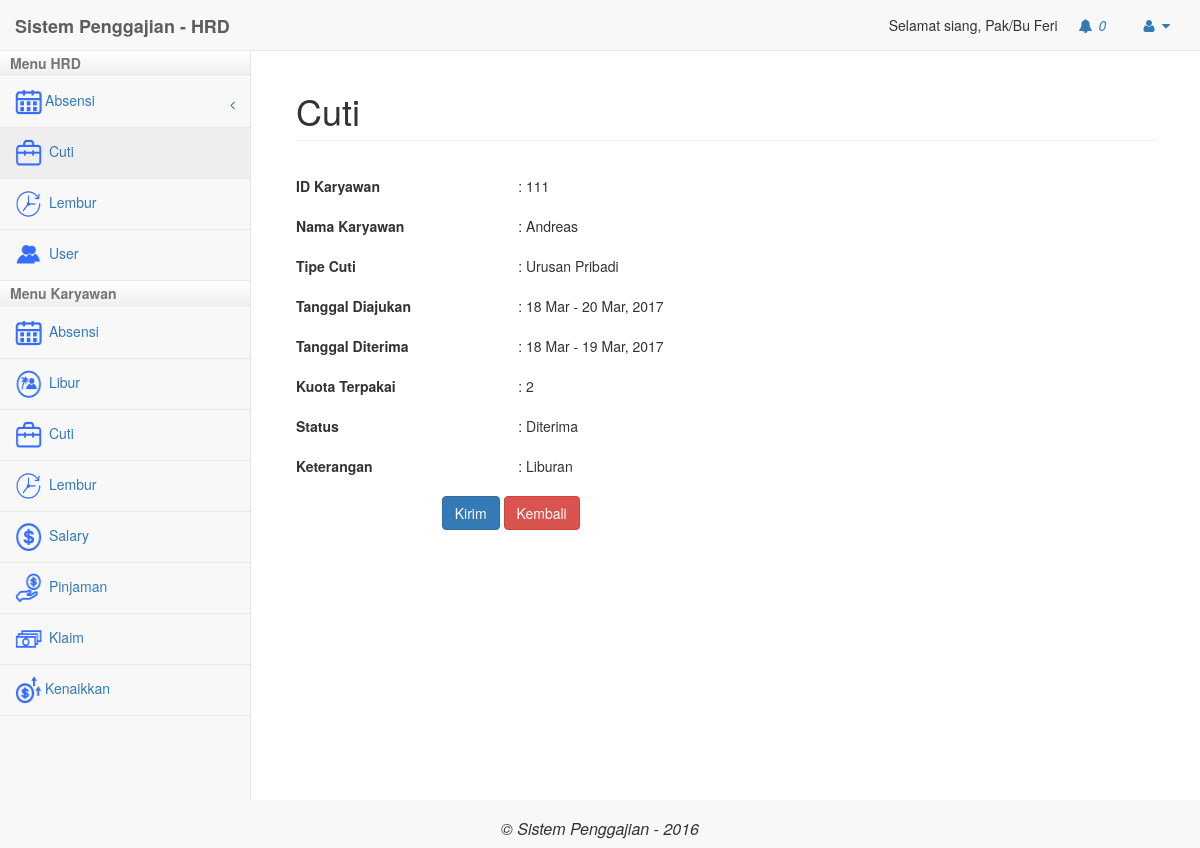
/hrd/index.php?modul=cuti&act=detailCuti&id=2 (signed in), run on the app's committed database.
### tables this page shows
CREATE TABLE `user` (
  `Id_User` int(11) NOT NULL,
  `Email` varchar(50) NOT NULL,
  `Password` varchar(30) NOT NULL,
  `Tgl_Lahir` date NOT NULL,
  `Nama` text NOT NULL,
  `status` varchar(20) NOT NULL,
  `Tgl_Join` date NOT NULL,
  `Jabatan` varchar(20) NOT NULL,
  `id_divisi` int(11) NOT NULL,
  `no_rekening` varchar(20) NOT NULL,
  `cabang` varchar(50) NOT NULL,
  `Level` int(11) NOT NULL,
  `gaji_pokok` int(11) NOT NULL,
  `tipe` varchar(50) NOT NULL,
  `tanggungan` int(3) NOT NULL
);

CREATE TABLE `cuti` (
  `id` int(11) NOT NULL,
  `id_karyawan` int(11) NOT NULL,
  `id_divisi` int(11) NOT NULL,
  `cabang` varchar(50) NOT NULL,
  `level` int(2) NOT NULL,
  `tipe` varchar(30) NOT NULL,
  `tanggal_mulai` date NOT NULL,
  `tanggal_selesai` date NOT NULL,
  `tanggal_mulai_diterima` date NOT NULL,
  `tanggal_akhir_diterima` date NOT NULL,
  `kuota_terpakai` int(11) NOT NULL,
  `status` varchar(25) NOT NULL,
  `keterangan` text NOT NULL,
  `periode` varchar(25) NOT NULL
);

### hrd/mod_cuti/detailCuti.php (the view, shortened to what this page needs)
<?php
	include '../config/koneksi.php';
	include '../config/datepicker.php';
	$id = $_GET['id'];
	$query = "SELECT * FROM cuti where id ='$id'";
		$hasil = mysqli_query($k, $query);
		$data = mysqli_fetch_array($hasil);
	$sql_karyawan = mysqli_query($k,"SELECT * FROM user WHERE Id_User = '$data[id_karyawan]'");
	$data_karyawan = mysqli_fetch_array($sql_karyawan);
?>
<form method="POST" action="../controller/doUpdateCuti.php" class="form-horizontal">
<div class="form-group"><label class="col-sm-3">
	ID Karyawan</label> <div class="col-sm-3">: <?php echo $data['id_karyawan']; ?>
</div></div>
<div class="form-group"><label class="col-sm-3">
	Nama Karyawan</label> <div class="col-sm-3">: <?php echo $data_karyawan['Nama']; ?>
</div></div>
<div class="form-group"><label class="col-sm-3">
	Tipe Cuti</label> <div class="col-sm-3">: <?php echo $data['tipe']; ?>
</div></div>
<div class="form-group"><label class="col-sm-3">
	Tanggal Diajukan</label> <div class="col-sm-3">: <?php echo date('d M', strtotime($data['tanggal_mulai'])). " - ".date('d M, Y', strtotime($data['tanggal_selesai'])); ?>
</div></div>
<?php
	if($data['tanggal_mulai_diterima'] == "0000-00-00" && $data['tanggal_akhir_diterima'] == "0000-00-00"){
		?>
		<div class="form-group">
			<label class="col-sm-3">Tanggal Mulai Diterima</label>
			<div class="col-sm-3"><input class="form-control" placeholder="Tanggal" name="tanggal_mulai" type="text" id="datepicker" value="" readonly style="width:250px;">
			<h1 style="font-size:12px; color:grey;"><strong><i>(ddmmyy)</i></strong></h1>
			</div>
		</div>
		<div class="form-group">
			<label class="col-sm-3">Tanggal Selesai Diterima</label>
			<div class="col-sm-3"><input class="form-control" placeholder="Tanggal" name="tanggal_selesai" type="text" id="datepicker2" value="" readonly style="width:250px;">
			<h1 style="font-size:12px; color:grey;"><strong><i>(ddmmyy)</i></strong></h1>
			</div>
		</div>
<?php
	}else{?>
		<div class="form-group"><label class="col-sm-3">
			Tanggal Diterima</label> <div class="col-sm-3"> :
			<?php echo date('d M', strtotime($data['tanggal_mulai_diterima']))." - ". date('d M, Y', strtotime($data['tanggal_akhir_diterima']));; ?>
			</div>
		</div>
		<div class="form-group"><label class="col-sm-3">
			Kuota Terpakai</label> <div class="col-sm-3">: <?php echo $data['kuota_terpakai']; ?>
		</div></div>
		<?php
	}
?>
		<div class="form-group"><label class="col-sm-3">
			Status</label> <div class="col-sm-3">
	<?php
				echo ": ".$data['status'];
	?>
</div></div>
<div class="form-group"><label class="col-sm-3">
	Keterangan</label> <div class="col-sm-3">: <?php echo $data['keterangan']; ?>
</div></div>
<?php if($data['level'] == 5){
  echo "<div class='form-group'>
	<div class='col-sm-6'>
		<textarea name='msg' placeholder='Kirim pesan anda' class='form-control' rows='5' style='max-width:100%;'></textarea>
	</div>
 </div>
<div style='text-align:center;' class='col-sm-6'><input type='submit' value='Simpan' class='btn btn-primary'>  <a class='btn btn-danger' onclick='javascript:history.back()'>Kembali</a></div>";
	}else{
		echo "<div style='text-align:center;' class='col-sm-6'><input type='submit' class='btn btn-primary' value='Kirim'/>  <a class='btn btn-danger' onclick='javascript:history.back()'>Kembali</a></div>";
	}
?>
</form>

### hrd/index.php (shortened to what this page needs)
<?php
if(isset($_SESSION['login']) && $_SESSION['login'] == true){
	?>
	<?php
	require_once("../config/koneksi.php");
	$sql ="SELECT * FROM user WHERE Id_User=$_SESSION[id_karyawan]";
	$hasil2 = mysqli_query($k, $sql);
	$nama = mysqli_fetch_assoc($hasil2);
?>
<!DOCTYPE html>
<html lang="en">
<head>
    <link href="../libs/bower_components/bootstrap/dist/css/bootstrap.min.css" rel="stylesheet">
    <link href="../libs/bower_components/metisMenu/dist/metisMenu.min.css" rel="stylesheet">
    <link href="../libs/dist/css/sb-admin-2.css" rel="stylesheet">
    <link href="../libs/bower_components/font-awesome/css/font-awesome.min.css" rel="stylesheet" type="text/css">
	<?php
	$id_karyawan = $_SESSION['id_karyawan'];
		$sql_notifikasi1 = mysqli_query($k,"SELECT * FROM notifikasi WHERE level = '4' AND divisi = '2' AND isRead = 'n'");
		$sql_notifikasi2 = mysqli_query($k,"SELECT * FROM notifikasi WHERE id_penerima = '$id_karyawan' AND isRead = 'n'");
?>
</head>
<body>
    <div id="wrapper">
        <nav class="navbar navbar-default navbar-static-top" role="navigation" style="margin-bottom: 0">
            <div class="navbar-header">
                <a class="navbar-brand" href="index.php"><b>Sistem Penggajian - HRD</b></a>
            </div>
            <ul class="nav navbar-top-links navbar-right">
				<?php echo "Selamat siang, Pak/Bu ".$nama['Nama'];?>
                 <li class="dropdown" onclick="notif()">
                    <a class="dropdown-toggle" data-toggle="dropdown" href="#">
                        <i class="fa fa-bell fa-fw"></i>
							<i id="cekNotif"><?php echo mysqli_num_rows($sql_notifikasi1)+mysqli_num_rows($sql_notifikasi2); ?></i>
                    </a>
                </li>
                <li class="dropdown">
                    <a class="dropdown-toggle" data-toggle="dropdown" href="#">
                        <i class="fa fa-user fa-fw"></i>  <i class="fa fa-caret-down"></i>
                    </a>
                </li>
            </ul>
<div class="navbar-default sidebar" role="navigation">
                <div class="sidebar-nav navbar-collapse">
					<div id="accordion">
					<h2>Menu HRD</h2>
						<div class="isi">
						<ul class="nav in" id="side-menu">
							<li>
								<a href="#"><span class="icon-navigasi"><img src="../libs/images/icon-absensi.png" class=""/></span><span class="fa arrow" style="top:11px;position:relative;"></span>Absensi</a>
							</li>
							<li>
								<a href="?modul=cuti"><span class="icon-navigasi"><img src="../libs/images/icon-cuti.png" class=""/></span> Cuti</a>
							</li>
							<li>
								<a href="?modul=lembur"><span class="icon-navigasi"><img src="../libs/images/icon-lembur.png" class=""/></span> Lembur</a>
							</li>
							<li>
								<a href="?modul=user"><span class="icon-navigasi"><img src="../libs/images/icon-user.png" class=""/></span> User</a>
							</li>
						</ul>
						</div>
					<h2>Menu Karyawan</h2>
						<div class="isi">
							<ul class="nav" id="side-menu">
								<li>
									<a href="?modul=karyawanAbsensi"><span class="icon-navigasi"><img src="../libs/images/icon-absensi.png" class=""/></span> Absensi</a>
								</li>
								<li>
									<a href="?modul=karyawanLibur"><span class="icon-navigasi"><img src="../libs/images/icon-libur.png" class=""/></span> Libur</a>
								</li>
								<li>
									<a href="?modul=karyawanCuti"><span class="icon-navigasi"><img src="../libs/images/icon-cuti.png" class=""/></span> Cuti</a>
								</li>
								<li>
									<a href="?modul=karyawanLembur"><span class="icon-navigasi"><img src="../libs/images/icon-lembur.png" class=""/></span> Lembur</a>
								</li>
								<li>
									<a href="?modul=karyawanSalary"><span class="icon-navigasi"><img src="../libs/images/icon-salary.png" class=""/></span> Salary</a>
								</li>
								<li>
									<a href="?modul=karyawanPinjaman"><span class="icon-navigasi"><img src="../libs/images/icon-loan.png" class=""/></span> Pinjaman</a>
								</li>
								<li>
									<a href="?modul=karyawanKlaim"><span class="icon-navigasi"><img src="../libs/images/icon-klaim.png" class=""/></span> Klaim</a>
								</li>
								<li>
									<a href="?modul=karyawanKenaikkan"><span class="icon-navigasi"><img src="../libs/images/icon-kenaikkan.png" class=""/></span>Kenaikkan </a>
								</li>
							</ul>
						</div>
					</div>
                </div>
            </div>
        </nav>
	<?php
	if(isset($_GET['modul'])){
		$modul = $_GET['modul'];
	}else{
		$modul="";
	}
?>
        <div id="page-wrapper">
            <div class="container-fluid">
                <div class="row">
                     <div class="col-lg-12">
                        <h1 class="page-header"><?php
							if($modul != ""){
								if($modul == "kenaikkan"){
									$judul = "Kenaikkan Gaji";
								}elseif($modul == "pinjaman"){
									$judul = "Pinjaman";
								}elseif($modul == "absensi"){
									$judul = "Absensi";
								}elseif($modul == "libur"){
									$judul = "Libur";
								}elseif($modul == "cuti"){
									$judul = "Cuti";
								}elseif($modul == "lembur"){
									$judul = "Lembur";
								}elseif($modul == "salary"){
									$judul = "Salary";
								}elseif($modul == "klaim"){
									$judul = "Klaim";
								}elseif($modul == "user"){
									$judul = "User";
								}elseif($modul == "penilaian"){
									$judul = "Penilaian";
								}elseif($modul == "karyawanPinjaman"){
									$judul = "Pinjaman - Karyawan";
								}elseif($modul == "karyawanKenaikkan"){
									$judul = "Kenaikkan Gaji - Karyawan";
								}elseif($modul == "karyawanKlaim"){
									$judul = "Klaim - Karyawan";
								}elseif($modul == "karyawanCuti"){
									$judul = "Cuti - Karyawan";
								}elseif($modul == "karyawanSalary"){
									$judul = "Salary - Karyawan";
								}elseif($modul == "karyawanLembur"){
									$judul = "Lembur - Karyawan";
								}elseif($modul == "karyawanLibur"){
									$judul = "Libur - Karyawan";
								}elseif($modul == "karyawanAbsensi"){
									$judul = "Absensi - Karyawan";
								}elseif($modul == "uploadAbsensi"){
									$judul = "Upload File Absensi";
								}elseif($modul == "notifikasi"){
									$judul = "Notifikasi";
								}elseif($modul == "profile"){
									$judul = "User Profile";
								}
							}else{
								$judul = "Dashboard";
								$modul = "dashboard";
							}
							echo $judul;
						?></h1>
                    </div>
				</div>
					<div class="row">
						<div class="panel-body">
<?php
switch($modul){
	?>
<?php
	case "cuti" :
		include "mod_cuti/cuti.php";
	break;
}
?>
                       </div>
                    </div>
            </div>
        </div>
			</div>
		<div class="navbar-header" style="width:100%">
            <h1 style="font-size: 16px; text-align: center;"><i>&copy; Sistem Penggajian - 2016</i> </h1>
        </div>
</body>
</html>
<?php
}
else{
	header("Location:../index.php");
}
?>

### hrd/index.php (style rules this page uses)
#accordion h2 { cursor: pointer; font-size: 14px; background: -webkit-linear-gradient(bottom, #eee, #fff) !important; padding: 5px 10px; margin: 0; border-bottom: 1px solid #fff; font-weight:bold; color: #777; }
#accordion h2.aktif { background: -webkit-linear-gradient(bottom, #eee, #fff); }
.icon-navigasi img { width: 30px; height: 30px; padding-right:3px; }

### data on the page
user: Nama "Feri"
cuti: id_karyawan "111", tipe "Urusan Pribadi", tanggal_mulai "18 Mar", tanggal_selesai "20 Mar, 2017", tanggal_mulai_diterima "18 Mar", tanggal_akhir_diterima "19 Mar, 2017", kuota_terpakai "2", status "Diterima", keterangan "Liburan"
user: Nama "Andreas"

### other printed values
mysqli_num_rows($sql_notifikasi1)+mysqli_num_rows($sql_notifikasi2) "0"
$judul "Cuti"
